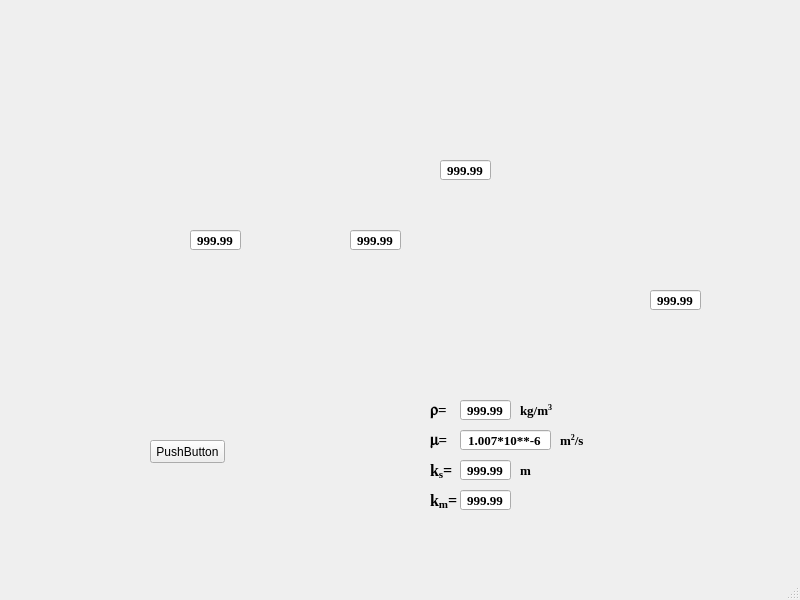
<?xml version="1.0" encoding="UTF-8"?>
<ui version="4.0">
 <class>MainWindow</class>
 <widget class="QMainWindow" name="MainWindow">
  <property name="geometry">
   <rect>
    <x>0</x>
    <y>0</y>
    <width>800</width>
    <height>600</height>
   </rect>
  </property>
  <property name="windowTitle">
   <string>MainWindow</string>
  </property>
  <property name="autoFillBackground">
   <bool>false</bool>
  </property>
  <widget class="QWidget" name="centralwidget">
   <widget class="QPushButton" name="pushButton">
    <property name="geometry">
     <rect>
      <x>150</x>
      <y>440</y>
      <width>75</width>
      <height>23</height>
     </rect>
    </property>
    <property name="text">
     <string>PushButton</string>
    </property>
   </widget>
   <widget class="QLabel" name="label">
    <property name="geometry">
     <rect>
      <x>110</x>
      <y>100</y>
      <width>581</width>
      <height>251</height>
     </rect>
    </property>
    <property name="text">
     <string/>
    </property>
    <property name="pixmap">
     <pixmap>../../../Desktop/123.png</pixmap>
    </property>
    <property name="scaledContents">
     <bool>true</bool>
    </property>
   </widget>
   <widget class="QLineEdit" name="lineEdit">
    <property name="geometry">
     <rect>
      <x>190</x>
      <y>230</y>
      <width>51</width>
      <height>20</height>
     </rect>
    </property>
    <property name="font">
     <font>
      <family>Times New Roman</family>
      <pointsize>10</pointsize>
      <weight>75</weight>
      <bold>true</bold>
     </font>
    </property>
    <property name="toolTip">
     <string>&lt;html&gt;&lt;head/&gt;&lt;body&gt;&lt;p align=&quot;center&quot;&gt;&lt;br/&gt;&lt;/p&gt;&lt;/body&gt;&lt;/html&gt;</string>
    </property>
    <property name="text">
     <string>999.99</string>
    </property>
    <property name="alignment">
     <set>Qt::AlignCenter</set>
    </property>
   </widget>
   <widget class="QLineEdit" name="lineEdit_2">
    <property name="geometry">
     <rect>
      <x>350</x>
      <y>230</y>
      <width>51</width>
      <height>20</height>
     </rect>
    </property>
    <property name="font">
     <font>
      <family>Times New Roman</family>
      <pointsize>10</pointsize>
      <weight>75</weight>
      <bold>true</bold>
     </font>
    </property>
    <property name="toolTip">
     <string>&lt;html&gt;&lt;head/&gt;&lt;body&gt;&lt;p align=&quot;center&quot;&gt;&lt;br/&gt;&lt;/p&gt;&lt;/body&gt;&lt;/html&gt;</string>
    </property>
    <property name="text">
     <string>999.99</string>
    </property>
    <property name="alignment">
     <set>Qt::AlignCenter</set>
    </property>
   </widget>
   <widget class="QLineEdit" name="lineEdit_3">
    <property name="geometry">
     <rect>
      <x>440</x>
      <y>160</y>
      <width>51</width>
      <height>20</height>
     </rect>
    </property>
    <property name="font">
     <font>
      <family>Times New Roman</family>
      <pointsize>10</pointsize>
      <weight>75</weight>
      <bold>true</bold>
     </font>
    </property>
    <property name="toolTip">
     <string>&lt;html&gt;&lt;head/&gt;&lt;body&gt;&lt;p align=&quot;center&quot;&gt;&lt;br/&gt;&lt;/p&gt;&lt;/body&gt;&lt;/html&gt;</string>
    </property>
    <property name="text">
     <string>999.99</string>
    </property>
    <property name="alignment">
     <set>Qt::AlignCenter</set>
    </property>
   </widget>
   <widget class="QLineEdit" name="lineEdit_4">
    <property name="geometry">
     <rect>
      <x>650</x>
      <y>290</y>
      <width>51</width>
      <height>20</height>
     </rect>
    </property>
    <property name="font">
     <font>
      <family>Times New Roman</family>
      <pointsize>10</pointsize>
      <weight>75</weight>
      <bold>true</bold>
     </font>
    </property>
    <property name="toolTip">
     <string>&lt;html&gt;&lt;head/&gt;&lt;body&gt;&lt;p align=&quot;center&quot;&gt;&lt;br/&gt;&lt;/p&gt;&lt;/body&gt;&lt;/html&gt;</string>
    </property>
    <property name="text">
     <string>999.99</string>
    </property>
    <property name="alignment">
     <set>Qt::AlignCenter</set>
    </property>
   </widget>
   <widget class="QLineEdit" name="lineEdit_5">
    <property name="geometry">
     <rect>
      <x>460</x>
      <y>400</y>
      <width>51</width>
      <height>20</height>
     </rect>
    </property>
    <property name="font">
     <font>
      <family>Times New Roman</family>
      <pointsize>10</pointsize>
      <weight>75</weight>
      <bold>true</bold>
     </font>
    </property>
    <property name="toolTip">
     <string>&lt;html&gt;&lt;head/&gt;&lt;body&gt;&lt;p align=&quot;center&quot;&gt;&lt;br/&gt;&lt;/p&gt;&lt;/body&gt;&lt;/html&gt;</string>
    </property>
    <property name="text">
     <string>999.99</string>
    </property>
    <property name="alignment">
     <set>Qt::AlignCenter</set>
    </property>
   </widget>
   <widget class="QLabel" name="label_2">
    <property name="geometry">
     <rect>
      <x>430</x>
      <y>400</y>
      <width>31</width>
      <height>21</height>
     </rect>
    </property>
    <property name="font">
     <font>
      <family>Times New Roman</family>
      <pointsize>11</pointsize>
      <weight>75</weight>
      <bold>true</bold>
     </font>
    </property>
    <property name="text">
     <string>&lt;font face='symbol' &gt;&amp;#114;&lt;/font&gt;=</string>
    </property>
   </widget>
   <widget class="QLabel" name="label_3">
    <property name="geometry">
     <rect>
      <x>520</x>
      <y>400</y>
      <width>41</width>
      <height>21</height>
     </rect>
    </property>
    <property name="font">
     <font>
      <family>Times New Roman</family>
      <pointsize>10</pointsize>
      <weight>75</weight>
      <bold>true</bold>
     </font>
    </property>
    <property name="text">
     <string>kg/m&lt;sup&gt;3&lt;/sup&gt;</string>
    </property>
   </widget>
   <widget class="QLineEdit" name="lineEdit_6">
    <property name="geometry">
     <rect>
      <x>460</x>
      <y>430</y>
      <width>91</width>
      <height>20</height>
     </rect>
    </property>
    <property name="font">
     <font>
      <family>Times New Roman</family>
      <pointsize>10</pointsize>
      <weight>75</weight>
      <bold>true</bold>
     </font>
    </property>
    <property name="toolTip">
     <string>&lt;html&gt;&lt;head/&gt;&lt;body&gt;&lt;p align=&quot;center&quot;&gt;&lt;br/&gt;&lt;/p&gt;&lt;/body&gt;&lt;/html&gt;</string>
    </property>
    <property name="text">
     <string>1.007*10**-6</string>
    </property>
    <property name="alignment">
     <set>Qt::AlignCenter</set>
    </property>
   </widget>
   <widget class="QLabel" name="label_4">
    <property name="geometry">
     <rect>
      <x>560</x>
      <y>430</y>
      <width>41</width>
      <height>21</height>
     </rect>
    </property>
    <property name="font">
     <font>
      <family>Times New Roman</family>
      <pointsize>10</pointsize>
      <weight>75</weight>
      <bold>true</bold>
     </font>
    </property>
    <property name="text">
     <string>m&lt;sup&gt;2&lt;/sup&gt;/s</string>
    </property>
   </widget>
   <widget class="QLabel" name="label_5">
    <property name="geometry">
     <rect>
      <x>430</x>
      <y>430</y>
      <width>31</width>
      <height>21</height>
     </rect>
    </property>
    <property name="font">
     <font>
      <family>Times New Roman</family>
      <pointsize>11</pointsize>
      <weight>75</weight>
      <bold>true</bold>
     </font>
    </property>
    <property name="text">
     <string>&lt;font face='symbol' &gt;&amp;#109;&lt;/font&gt;=</string>
    </property>
   </widget>
   <widget class="QLineEdit" name="lineEdit_7">
    <property name="geometry">
     <rect>
      <x>460</x>
      <y>460</y>
      <width>51</width>
      <height>20</height>
     </rect>
    </property>
    <property name="font">
     <font>
      <family>Times New Roman</family>
      <pointsize>10</pointsize>
      <weight>75</weight>
      <bold>true</bold>
     </font>
    </property>
    <property name="toolTip">
     <string>&lt;html&gt;&lt;head/&gt;&lt;body&gt;&lt;p align=&quot;center&quot;&gt;&lt;br/&gt;&lt;/p&gt;&lt;/body&gt;&lt;/html&gt;</string>
    </property>
    <property name="text">
     <string>999.99</string>
    </property>
    <property name="alignment">
     <set>Qt::AlignCenter</set>
    </property>
   </widget>
   <widget class="QLabel" name="label_6">
    <property name="geometry">
     <rect>
      <x>520</x>
      <y>460</y>
      <width>16</width>
      <height>21</height>
     </rect>
    </property>
    <property name="font">
     <font>
      <family>Times New Roman</family>
      <pointsize>10</pointsize>
      <weight>75</weight>
      <bold>true</bold>
     </font>
    </property>
    <property name="text">
     <string>&lt;html&gt;&lt;head/&gt;&lt;body&gt;&lt;p&gt;m&lt;/p&gt;&lt;/body&gt;&lt;/html&gt;</string>
    </property>
   </widget>
   <widget class="QLabel" name="label_7">
    <property name="geometry">
     <rect>
      <x>430</x>
      <y>460</y>
      <width>31</width>
      <height>21</height>
     </rect>
    </property>
    <property name="font">
     <font>
      <family>Times New Roman</family>
      <pointsize>12</pointsize>
      <weight>75</weight>
      <bold>true</bold>
     </font>
    </property>
    <property name="text">
     <string>k&lt;sub&gt;s&lt;/sub&gt;=</string>
    </property>
   </widget>
   <widget class="QLabel" name="label_8">
    <property name="geometry">
     <rect>
      <x>430</x>
      <y>490</y>
      <width>31</width>
      <height>21</height>
     </rect>
    </property>
    <property name="font">
     <font>
      <family>Times New Roman</family>
      <pointsize>12</pointsize>
      <weight>75</weight>
      <bold>true</bold>
     </font>
    </property>
    <property name="text">
     <string>k&lt;sub&gt;m&lt;/sub&gt;=</string>
    </property>
   </widget>
   <widget class="QLineEdit" name="lineEdit_8">
    <property name="geometry">
     <rect>
      <x>460</x>
      <y>490</y>
      <width>51</width>
      <height>20</height>
     </rect>
    </property>
    <property name="font">
     <font>
      <family>Times New Roman</family>
      <pointsize>10</pointsize>
      <weight>75</weight>
      <bold>true</bold>
     </font>
    </property>
    <property name="toolTip">
     <string>&lt;html&gt;&lt;head/&gt;&lt;body&gt;&lt;p align=&quot;center&quot;&gt;&lt;br/&gt;&lt;/p&gt;&lt;/body&gt;&lt;/html&gt;</string>
    </property>
    <property name="text">
     <string>999.99</string>
    </property>
    <property name="alignment">
     <set>Qt::AlignCenter</set>
    </property>
   </widget>
  </widget>
  <widget class="QMenuBar" name="menubar">
   <property name="geometry">
    <rect>
     <x>0</x>
     <y>0</y>
     <width>800</width>
     <height>21</height>
    </rect>
   </property>
  </widget>
  <widget class="QStatusBar" name="statusbar"/>
 </widget>
 <resources/>
 <connections/>
</ui>
